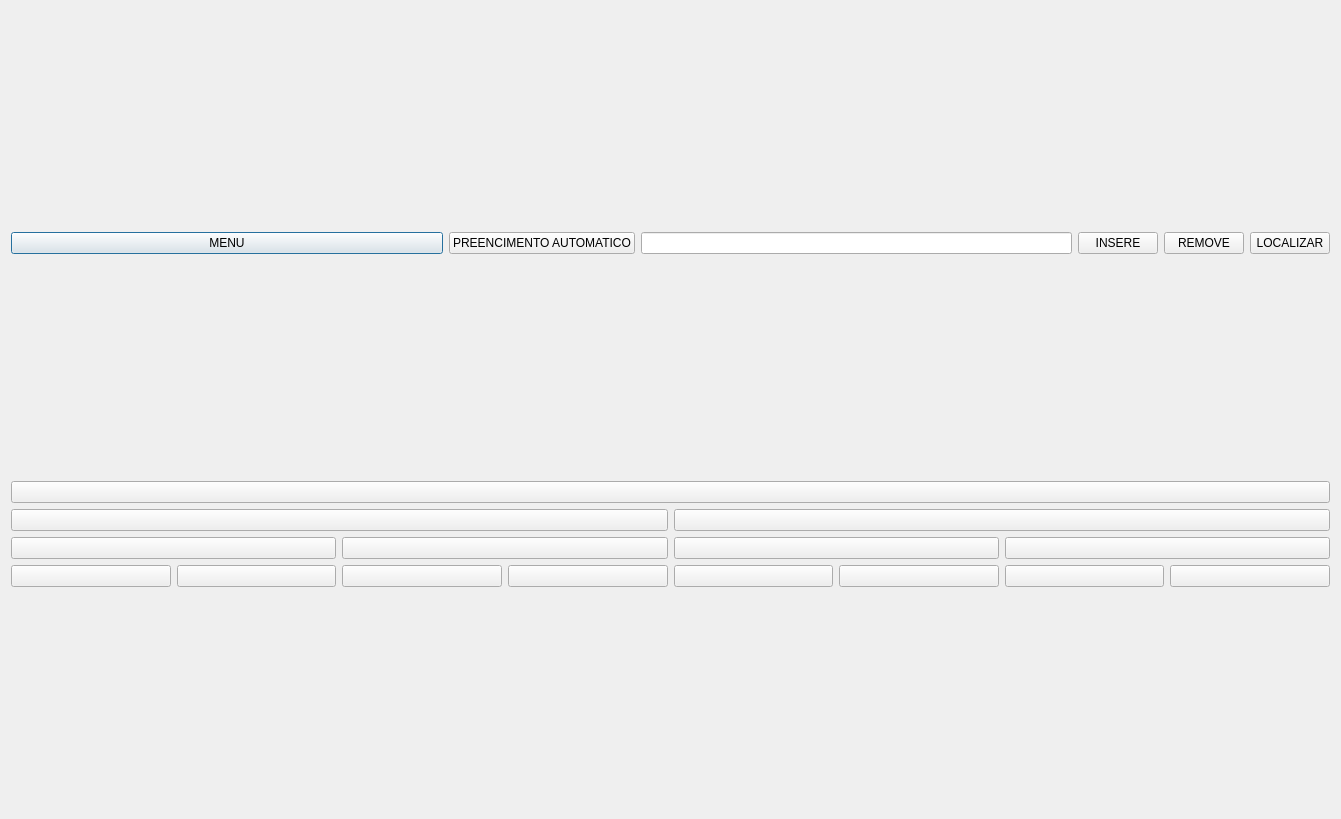
<?xml version="1.0" encoding="UTF-8"?>
<ui version="4.0">
 <class>Arvore</class>
 <widget class="QDialog" name="Arvore">
  <property name="geometry">
   <rect>
    <x>0</x>
    <y>0</y>
    <width>1341</width>
    <height>819</height>
   </rect>
  </property>
  <property name="windowTitle">
   <string>Dialog</string>
  </property>
  <layout class="QVBoxLayout" name="verticalLayout_17">
   <item>
    <layout class="QHBoxLayout" name="horizontalLayout">
     <property name="sizeConstraint">
      <enum>QLayout::SetMinAndMaxSize</enum>
     </property>
     <item>
      <widget class="QPushButton" name="pushButton">
       <property name="sizePolicy">
        <sizepolicy hsizetype="Expanding" vsizetype="Maximum">
         <horstretch>0</horstretch>
         <verstretch>0</verstretch>
        </sizepolicy>
       </property>
       <property name="text">
        <string>MENU</string>
       </property>
      </widget>
     </item>
     <item>
      <widget class="QPushButton" name="pushButton_20">
       <property name="text">
        <string>PREENCIMENTO AUTOMATICO</string>
       </property>
      </widget>
     </item>
     <item>
      <widget class="QLineEdit" name="lineEdit"/>
     </item>
     <item>
      <widget class="QPushButton" name="pushButton_2">
       <property name="text">
        <string>INSERE</string>
       </property>
      </widget>
     </item>
     <item>
      <widget class="QPushButton" name="pushButton_3">
       <property name="text">
        <string>REMOVE</string>
       </property>
      </widget>
     </item>
     <item>
      <widget class="QPushButton" name="pushButton_4">
       <property name="text">
        <string>LOCALIZAR</string>
       </property>
      </widget>
     </item>
    </layout>
   </item>
   <item>
    <layout class="QVBoxLayout" name="verticalLayout">
     <item>
      <layout class="QVBoxLayout" name="verticalLayout_2">
       <property name="sizeConstraint">
        <enum>QLayout::SetDefaultConstraint</enum>
       </property>
       <item>
        <widget class="QPushButton" name="pushButton_5">
         <property name="text">
          <string/>
         </property>
        </widget>
       </item>
      </layout>
     </item>
     <item>
      <layout class="QHBoxLayout" name="horizontalLayout_5">
       <item>
        <layout class="QVBoxLayout" name="verticalLayout_3">
         <item>
          <widget class="QPushButton" name="pushButton_6">
           <property name="text">
            <string/>
           </property>
          </widget>
         </item>
        </layout>
       </item>
       <item>
        <layout class="QVBoxLayout" name="verticalLayout_4">
         <item>
          <widget class="QPushButton" name="pushButton_7">
           <property name="text">
            <string/>
           </property>
          </widget>
         </item>
        </layout>
       </item>
      </layout>
     </item>
     <item>
      <layout class="QHBoxLayout" name="horizontalLayout_4">
       <item>
        <layout class="QVBoxLayout" name="verticalLayout_5">
         <item>
          <widget class="QPushButton" name="pushButton_8">
           <property name="text">
            <string/>
           </property>
          </widget>
         </item>
        </layout>
       </item>
       <item>
        <layout class="QVBoxLayout" name="verticalLayout_6">
         <item>
          <widget class="QPushButton" name="pushButton_9">
           <property name="text">
            <string/>
           </property>
          </widget>
         </item>
        </layout>
       </item>
       <item>
        <layout class="QVBoxLayout" name="verticalLayout_7">
         <item>
          <widget class="QPushButton" name="pushButton_10">
           <property name="text">
            <string/>
           </property>
          </widget>
         </item>
        </layout>
       </item>
       <item>
        <layout class="QVBoxLayout" name="verticalLayout_8">
         <item>
          <widget class="QPushButton" name="pushButton_11">
           <property name="text">
            <string/>
           </property>
          </widget>
         </item>
        </layout>
       </item>
      </layout>
     </item>
     <item>
      <layout class="QHBoxLayout" name="horizontalLayout_3">
       <item>
        <layout class="QVBoxLayout" name="verticalLayout_9">
         <item>
          <widget class="QPushButton" name="pushButton_12">
           <property name="text">
            <string/>
           </property>
          </widget>
         </item>
        </layout>
       </item>
       <item>
        <layout class="QVBoxLayout" name="verticalLayout_10">
         <item>
          <widget class="QPushButton" name="pushButton_13">
           <property name="text">
            <string/>
           </property>
          </widget>
         </item>
        </layout>
       </item>
       <item>
        <layout class="QVBoxLayout" name="verticalLayout_11">
         <item>
          <widget class="QPushButton" name="pushButton_14">
           <property name="text">
            <string/>
           </property>
          </widget>
         </item>
        </layout>
       </item>
       <item>
        <layout class="QVBoxLayout" name="verticalLayout_12">
         <item>
          <widget class="QPushButton" name="pushButton_15">
           <property name="text">
            <string/>
           </property>
          </widget>
         </item>
        </layout>
       </item>
       <item>
        <layout class="QVBoxLayout" name="verticalLayout_13">
         <item>
          <widget class="QPushButton" name="pushButton_16">
           <property name="text">
            <string/>
           </property>
          </widget>
         </item>
        </layout>
       </item>
       <item>
        <layout class="QVBoxLayout" name="verticalLayout_14">
         <item>
          <widget class="QPushButton" name="pushButton_17">
           <property name="text">
            <string/>
           </property>
          </widget>
         </item>
        </layout>
       </item>
       <item>
        <layout class="QVBoxLayout" name="verticalLayout_15">
         <item>
          <widget class="QPushButton" name="pushButton_18">
           <property name="text">
            <string/>
           </property>
          </widget>
         </item>
        </layout>
       </item>
       <item>
        <layout class="QVBoxLayout" name="verticalLayout_16">
         <item>
          <widget class="QPushButton" name="pushButton_19">
           <property name="text">
            <string/>
           </property>
          </widget>
         </item>
        </layout>
       </item>
      </layout>
     </item>
    </layout>
   </item>
  </layout>
 </widget>
 <resources/>
 <connections/>
</ui>
